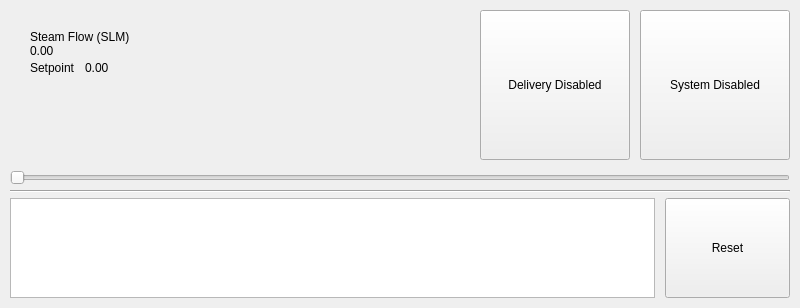
<?xml version="1.0" encoding="UTF-8"?>
<ui version="4.0">
 <class>RunPage</class>
 <widget class="QWidget" name="RunPage">
  <property name="geometry">
   <rect>
    <x>0</x>
    <y>0</y>
    <width>800</width>
    <height>300</height>
   </rect>
  </property>
  <property name="sizePolicy">
   <sizepolicy hsizetype="Preferred" vsizetype="Preferred">
    <horstretch>0</horstretch>
    <verstretch>0</verstretch>
   </sizepolicy>
  </property>
  <property name="windowTitle">
   <string>Form</string>
  </property>
  <layout class="QVBoxLayout" name="verticalLayout_12" stretch="3,4">
   <property name="spacing">
    <number>5</number>
   </property>
   <property name="sizeConstraint">
    <enum>QLayout::SizeConstraint::SetDefaultConstraint</enum>
   </property>
   <property name="leftMargin">
    <number>10</number>
   </property>
   <property name="topMargin">
    <number>10</number>
   </property>
   <property name="rightMargin">
    <number>10</number>
   </property>
   <property name="bottomMargin">
    <number>10</number>
   </property>
   <item>
    <layout class="QVBoxLayout" name="verticalLayout">
     <property name="spacing">
      <number>0</number>
     </property>
     <property name="sizeConstraint">
      <enum>QLayout::SizeConstraint::SetDefaultConstraint</enum>
     </property>
     <item>
      <layout class="QHBoxLayout" name="RunPage_H1" stretch="0">
       <property name="spacing">
        <number>20</number>
       </property>
       <property name="sizeConstraint">
        <enum>QLayout::SizeConstraint::SetMaximumSize</enum>
       </property>
       <item>
        <layout class="QVBoxLayout" name="RunPage_H1V2">
         <property name="spacing">
          <number>0</number>
         </property>
         <property name="sizeConstraint">
          <enum>QLayout::SizeConstraint::SetMaximumSize</enum>
         </property>
         <item>
          <layout class="QHBoxLayout" name="horizontalLayout_2">
           <property name="spacing">
            <number>10</number>
           </property>
           <property name="bottomMargin">
            <number>10</number>
           </property>
           <item>
            <layout class="QVBoxLayout" name="verticalLayout_3">
             <property name="spacing">
              <number>0</number>
             </property>
             <property name="leftMargin">
              <number>20</number>
             </property>
             <property name="topMargin">
              <number>20</number>
             </property>
             <item alignment="Qt::AlignmentFlag::AlignLeft|Qt::AlignmentFlag::AlignVCenter">
              <widget class="QLabel" name="B1_MeasuredFlow">
               <property name="sizePolicy">
                <sizepolicy hsizetype="Preferred" vsizetype="Maximum">
                 <horstretch>0</horstretch>
                 <verstretch>0</verstretch>
                </sizepolicy>
               </property>
               <property name="text">
                <string>Steam Flow (SLM)</string>
               </property>
               <property name="alignment">
                <set>Qt::AlignmentFlag::AlignLeading|Qt::AlignmentFlag::AlignLeft|Qt::AlignmentFlag::AlignTop</set>
               </property>
              </widget>
             </item>
             <item>
              <widget class="QLabel" name="PLC_nSteamFlowMeasured">
               <property name="sizePolicy">
                <sizepolicy hsizetype="Maximum" vsizetype="Maximum">
                 <horstretch>0</horstretch>
                 <verstretch>0</verstretch>
                </sizepolicy>
               </property>
               <property name="text">
                <string>0.00</string>
               </property>
              </widget>
             </item>
             <item>
              <layout class="QHBoxLayout" name="horizontalLayout">
               <property name="spacing">
                <number>10</number>
               </property>
               <property name="sizeConstraint">
                <enum>QLayout::SizeConstraint::SetDefaultConstraint</enum>
               </property>
               <property name="topMargin">
                <number>0</number>
               </property>
               <item alignment="Qt::AlignmentFlag::AlignLeft|Qt::AlignmentFlag::AlignVCenter">
                <widget class="QLabel" name="B1_FlowStpt">
                 <property name="sizePolicy">
                  <sizepolicy hsizetype="Minimum" vsizetype="Preferred">
                   <horstretch>0</horstretch>
                   <verstretch>0</verstretch>
                  </sizepolicy>
                 </property>
                 <property name="text">
                  <string>Setpoint</string>
                 </property>
                 <property name="alignment">
                  <set>Qt::AlignmentFlag::AlignLeading|Qt::AlignmentFlag::AlignLeft|Qt::AlignmentFlag::AlignTop</set>
                 </property>
                </widget>
               </item>
               <item alignment="Qt::AlignmentFlag::AlignLeft|Qt::AlignmentFlag::AlignVCenter">
                <widget class="QLabel" name="PLC_nSteamFlowStpt">
                 <property name="sizePolicy">
                  <sizepolicy hsizetype="Preferred" vsizetype="Maximum">
                   <horstretch>0</horstretch>
                   <verstretch>0</verstretch>
                  </sizepolicy>
                 </property>
                 <property name="text">
                  <string>0.00</string>
                 </property>
                </widget>
               </item>
               <item>
                <spacer name="horizontalSpacer">
                 <property name="orientation">
                  <enum>Qt::Orientation::Horizontal</enum>
                 </property>
                 <property name="sizeHint" stdset="0">
                  <size>
                   <width>40</width>
                   <height>20</height>
                  </size>
                 </property>
                </spacer>
               </item>
              </layout>
             </item>
             <item>
              <spacer name="verticalSpacer">
               <property name="orientation">
                <enum>Qt::Orientation::Vertical</enum>
               </property>
               <property name="sizeHint" stdset="0">
                <size>
                 <width>20</width>
                 <height>40</height>
                </size>
               </property>
              </spacer>
             </item>
            </layout>
           </item>
           <item>
            <widget class="QPushButton" name="PLC_bCmdDelivery">
             <property name="sizePolicy">
              <sizepolicy hsizetype="Maximum" vsizetype="Maximum">
               <horstretch>0</horstretch>
               <verstretch>0</verstretch>
              </sizepolicy>
             </property>
             <property name="minimumSize">
              <size>
               <width>150</width>
               <height>150</height>
              </size>
             </property>
             <property name="text">
              <string>Delivery Disabled</string>
             </property>
             <property name="checkable">
              <bool>true</bool>
             </property>
            </widget>
           </item>
           <item>
            <widget class="QPushButton" name="PLC_bCmdSes">
             <property name="sizePolicy">
              <sizepolicy hsizetype="Maximum" vsizetype="Maximum">
               <horstretch>0</horstretch>
               <verstretch>0</verstretch>
              </sizepolicy>
             </property>
             <property name="minimumSize">
              <size>
               <width>150</width>
               <height>150</height>
              </size>
             </property>
             <property name="text">
              <string>System Disabled</string>
             </property>
             <property name="checkable">
              <bool>true</bool>
             </property>
            </widget>
           </item>
          </layout>
         </item>
         <item>
          <widget class="QSlider" name="horizontalSlider">
           <property name="font">
            <font>
             <kerning>true</kerning>
            </font>
           </property>
           <property name="cursor">
            <cursorShape>ArrowCursor</cursorShape>
           </property>
           <property name="maximum">
            <number>100</number>
           </property>
           <property name="singleStep">
            <number>1</number>
           </property>
           <property name="orientation">
            <enum>Qt::Orientation::Horizontal</enum>
           </property>
           <property name="invertedAppearance">
            <bool>false</bool>
           </property>
           <property name="invertedControls">
            <bool>false</bool>
           </property>
           <property name="tickPosition">
            <enum>QSlider::TickPosition::NoTicks</enum>
           </property>
           <property name="tickInterval">
            <number>25</number>
           </property>
          </widget>
         </item>
        </layout>
       </item>
      </layout>
     </item>
    </layout>
   </item>
   <item>
    <layout class="QHBoxLayout" name="RunPage_H2">
     <item>
      <layout class="QVBoxLayout" name="RunPage_H2V1">
       <property name="spacing">
        <number>0</number>
       </property>
       <item>
        <widget class="Line" name="line_5">
         <property name="orientation">
          <enum>Qt::Orientation::Horizontal</enum>
         </property>
        </widget>
       </item>
       <item>
        <layout class="QHBoxLayout" name="horizontalLayout_3">
         <property name="spacing">
          <number>10</number>
         </property>
         <property name="topMargin">
          <number>5</number>
         </property>
         <item>
          <widget class="QTableWidget" name="tableWidget"/>
         </item>
         <item alignment="Qt::AlignmentFlag::AlignBottom">
          <widget class="QPushButton" name="PLC_bCmdReset">
           <property name="sizePolicy">
            <sizepolicy hsizetype="Fixed" vsizetype="Fixed">
             <horstretch>0</horstretch>
             <verstretch>0</verstretch>
            </sizepolicy>
           </property>
           <property name="minimumSize">
            <size>
             <width>125</width>
             <height>100</height>
            </size>
           </property>
           <property name="text">
            <string>Reset</string>
           </property>
          </widget>
         </item>
        </layout>
       </item>
      </layout>
     </item>
    </layout>
   </item>
  </layout>
 </widget>
 <resources/>
 <connections/>
</ui>
